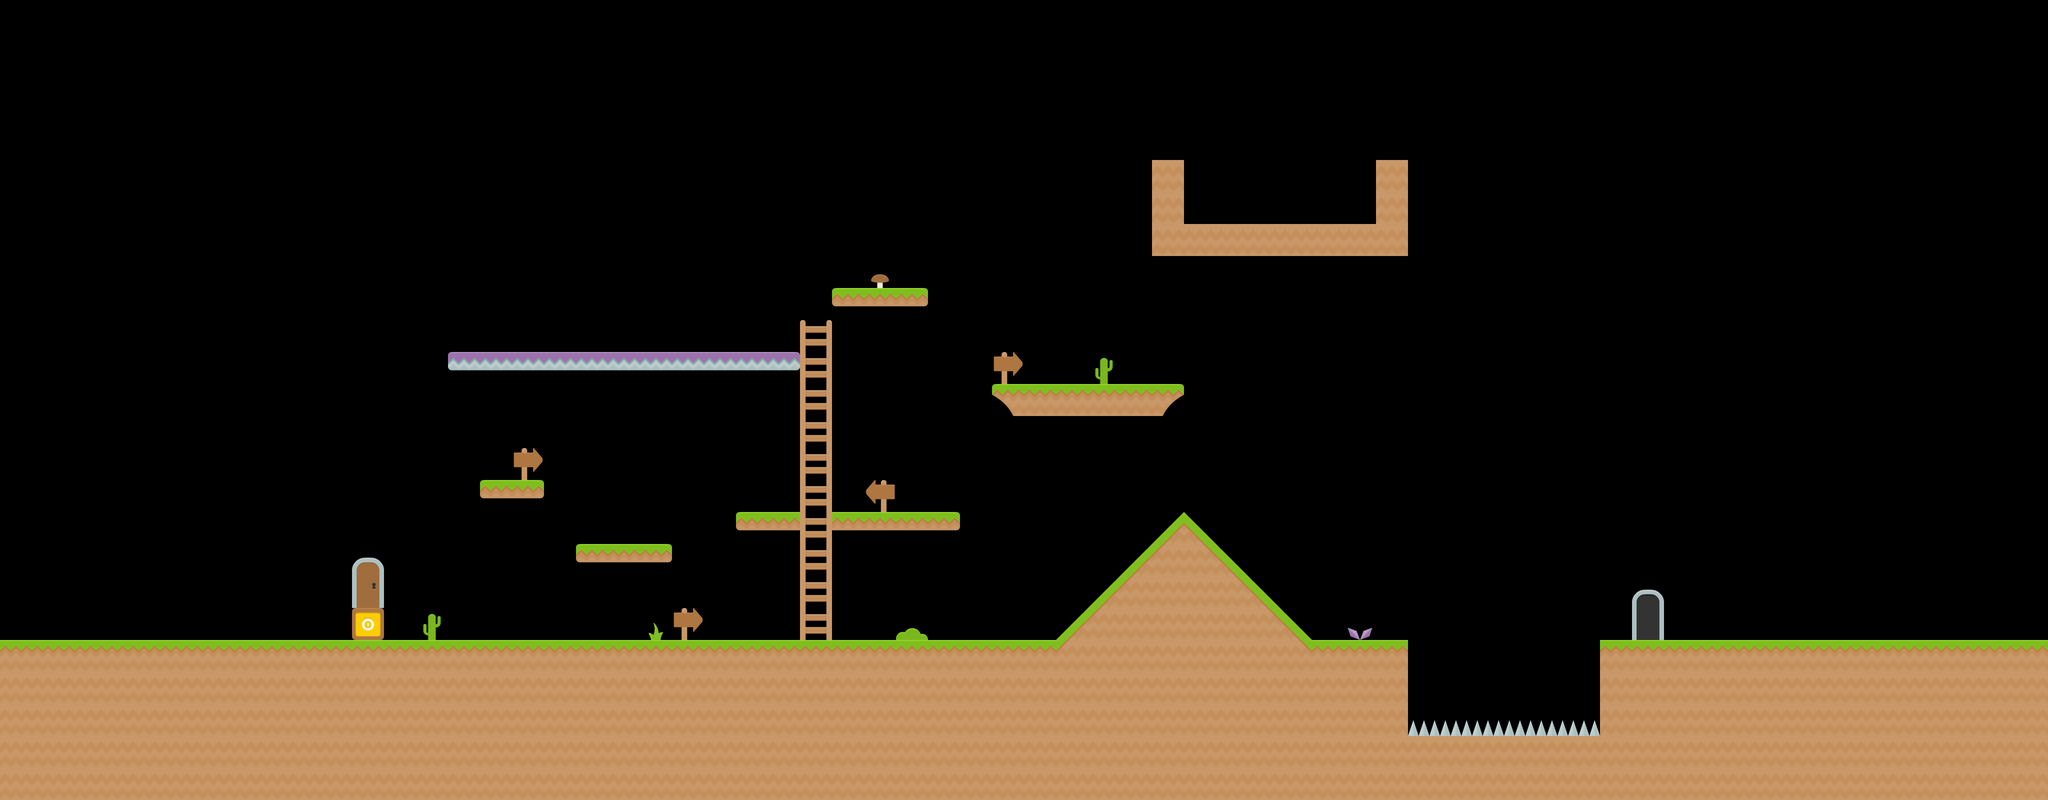

The image is a tile-based game level rendered from a .tmx file. Its description and source (layers, tilesets, objects; grid data summarised) follow:
An orthogonal 64x25 tile map with 64x64 px tiles, 2 tile layers (props, terrain) and 99 objects (10x enemy_slime, 7x enemy_snail, 6x enemy_spider, 2x enemy_fish, player).

<map version="1.0" orientation="orthogonal" renderorder="right-down" width="64" height="25" tilewidth="64" tileheight="64">
 <properties>
  <property name="texture" value="@res/textures/tiles" />
 </properties>
 <tileset firstgid="1" name="Terrain" tilewidth="64" tileheight="64">
  <image source="../../res/textures/tiles.png" width="1024" height="1024" />
 </tileset>
 <layer name="props" width="64" height="25">
  <data>[1600 cells, 20 non-empty, 12 distinct tile ids]</data>
 </layer>
 <layer name="terrain" width="64" height="25">
  <data>[1600 cells, 376 non-empty, 18 distinct tile ids]</data>
 </layer>
 <objectgroup name="characters">
  <object name="player" x="2310.81" y="271.08" width="36.3734" height="31.4506">
   <ellipse />
  </object>
  <object name="enemy_slime" x="1228.43" y="660.128" width="36.3734" height="31.4506">
   <ellipse />
  </object>
  <object name="enemy_snail" x="1726.81" y="537.275" width="36.3734" height="31.4506">
   <ellipse />
  </object>
  <object name="enemy_spider" x="2086.81" y="729.275" width="36.3734" height="31.4506">
   <ellipse />
  </object>
  <object name="enemy_snail" x="1414.57" y="661.999" width="36.3734" height="31.4506">
   <ellipse />
  </object>
  <object name="enemy_spider" x="1511.77" y="1233.14" width="36.3734" height="31.4506">
   <ellipse />
  </object>
  <object name="enemy_slime" x="1112.78" y="1244.18" width="36.3734" height="31.4506">
   <ellipse />
  </object>
  <object name="enemy_snail" x="1410.01" y="1234.78" width="36.3734" height="31.4506">
   <ellipse />
  </object>
  <object name="enemy_snail" x="1216.6" y="1034.75" width="36.3734" height="31.4506">
   <ellipse />
  </object>
  <object name="enemy_spider" x="997.233" y="902.769" width="36.3734" height="31.4506">
   <ellipse />
  </object>
  <object name="enemy_slime" x="1671.05" y="973.286" width="36.3734" height="31.4506">
   <ellipse />
  </object>
  <object name="enemy_snail" x="1857.19" y="975.157" width="36.3734" height="31.4506">
   <ellipse />
  </object>
  <object name="enemy_slime" x="2227.68" y="729.876" width="36.3734" height="31.4506">
   <ellipse />
  </object>
  <object name="enemy_slime" x="1789.51" y="536.902" width="36.3734" height="31.4506">
   <ellipse />
  </object>
  <object name="enemy_spider" x="2971.58" y="1429.31" width="36.3734" height="31.4506">
   <ellipse />
  </object>
  <object name="enemy_slime" x="915.646" y="660.64" width="36.3734" height="31.4506">
   <ellipse />
  </object>
  <object name="enemy_snail" x="1101.79" y="662.511" width="36.3734" height="31.4506">
   <ellipse />
  </object>
  <object name="enemy_spider" x="1322.35" y="663.804" width="36.3734" height="31.4506">
   <ellipse />
  </object>
  <object name="enemy_slime" x="1733.35" y="1225.26" width="36.3734" height="31.4506">
   <ellipse />
  </object>
  <object name="enemy_spider" x="1863.62" y="1222.88" width="36.3734" height="31.4506">
   <ellipse />
  </object>
  <object name="enemy_slime" x="1264.39" y="1242.25" width="36.3734" height="31.4506">
   <ellipse />
  </object>
  <object name="enemy_snail" x="1643.06" y="1221.59" width="36.3734" height="31.4506">
   <ellipse />
  </object>
  <object name="enemy_fish" x="2611.43" y="401.446" width="36.3734" height="31.4506">
   <ellipse />
  </object>
  <object name="enemy_fish" x="2516.17" y="347.103" width="36.3734" height="31.4506">
   <ellipse />
  </object>
 </objectgroup>
 <objectgroup name="collision_static">
  <object x="768" y="1280" width="1348.6" height="6.31092" />
  <object x="3200" y="1280" width="192" height="320" />
  <object x="0" y="0" width="640" height="1280" />
  <object x="3392" y="0" width="704" height="1280" />
  <object x="1152" y="1088" width="189.057" height="38.4923" />
  <object x="960" y="960" width="128" height="32.7035" />
  <object x="1472" y="1024" width="128.923" height="36.6743" />
  <object x="1664" y="1024" width="259.067" height="36.8098" />
  <object x="896" y="704" width="704.69" height="37.1627" />
  <object x="1664" y="576" width="192.688" height="36.4745" />
  <object x="1984" y="768" width="384" height="64" />
  <object x="2112" y="1280">
   <polyline points="0,0 256,-256" />
  </object>
  <object x="2624" y="1280">
   <polyline points="0,0 -256,-256" />
  </object>
  <object x="2624" y="1280">
   <polyline points="0,0 -256,-256" />
  </object>
  <object x="2816" y="1472" width="384" height="128" />
  <object x="2624" y="1280" width="192" height="320" />
  <object x="704" y="1216" width="64" height="128" />
  <object x="640" y="1280" width="64" height="64" />
  <object x="2368" y="448" width="384" height="64" />
  <object x="2752" y="320" width="64" height="128" />
  <object x="2304" y="320" width="64" height="128" />
 </objectgroup>
 <objectgroup name="collision_hand_of_god">
  <object x="2813.82" y="1438.91" width="377.956" height="26.5418" />
  <object x="3264" y="1152" width="64" height="128" />
 </objectgroup>
 <objectgroup name="collision_ladder">
  <object x="1631" y="704" width="2.51206" height="544.583" />
 </objectgroup>
 <objectgroup name="interactive_props">
  <object x="1858.73" y="1167.97" width="100" height="100">
   <ellipse />
  </object>
  <object x="1792.16" y="949.312" width="64" height="64" />
  <object x="1779.94" y="878.32" width="64" height="64" />
  <object x="1778.79" y="798.122" width="64" height="64" />
  <object x="1538.84" y="854.089" width="32" height="32" />
  <object x="1526.73" y="900.128" width="48" height="48" />
  <object x="1522.24" y="958.417" width="64" height="64" />
  <object x="2642.45" y="1137.65" width="128" height="128">
   <ellipse />
  </object>
  <object x="2053.06" y="1223.27" width="50" height="50">
   <ellipse />
  </object>
  <object x="2216.18" y="634.064" width="128" height="128">
   <ellipse />
  </object>
  <object x="1919.46" y="356.661" width="192" height="192">
   <ellipse />
  </object>
  <object x="1919.74" y="575.715" width="192" height="192" />
 </objectgroup>
 <objectgroup name="collectables">
  <object x="960" y="1216">
   <polyline points="0,0 320,0" />
  </object>
  <object x="1280" y="1024">
   <polyline points="0,0 192,-64" />
  </object>
  <object x="1088" y="896">
   <polyline points="0,0 122.947,126.849" />
  </object>
  <object x="896" y="640">
   <polyline points="0,0 704,0" />
  </object>
  <object x="1474.98" y="661.428">
   <polyline points="0,0 192,-128" />
  </object>
  <object x="1792" y="448">
   <polyline points="0,0 320,256" />
  </object>
  <object x="2112" y="1216">
   <polyline points="0,0 256,-256" />
  </object>
  <object x="2432" y="896">
   <polyline points="0,0 256,320" />
  </object>
  <object x="2816" y="1216">
   <polyline points="0,0 128,-192" />
  </object>
  <object x="3008" y="1024">
   <polyline points="0,0 192,192" />
  </object>
  <object x="696.319" y="1078.37">
   <polyline points="0,0 132.394,-380.098" />
  </object>
  <object x="967.513" y="1110.4">
   <polyline points="0,0 113.175,0" />
  </object>
  <object x="729.375" y="206.126">
   <polyline points="0,0 2.99637,258.689" />
  </object>
  <object x="755.042" y="463.723">
   <polyline points="0,0 165.347,2.68887" />
  </object>
  <object x="977.501" y="212.514">
   <polyline points="0,0 0,256" />
  </object>
  <object x="1014.97" y="464.797">
   <polyline points="0,0 158.018,-4.27077" />
  </object>
  <object x="1211.43" y="462.662">
   <polyline points="0,0 0,-279.735" />
  </object>
  <object x="1179.4" y="202.145">
   <polyline points="0,0 -162.289,17.0831" />
  </object>
  <object x="1346.09" y="197.964">
   <polyline points="0,0 -8.54153,254.111" />
  </object>
  <object x="1378.12" y="449.939">
   <polyline points="0,0 145.206,8.54153" />
  </object>
  <object x="2107.81" y="738.843">
   <polyline points="0,0 275.95,-10.8308" />
  </object>
  </objectgroup>
 <objectgroup name="collision_water" visible="0">
  <!-- 1 objects omitted --></objectgroup>
</map>
<!-- 18 of 99 objects omitted -->